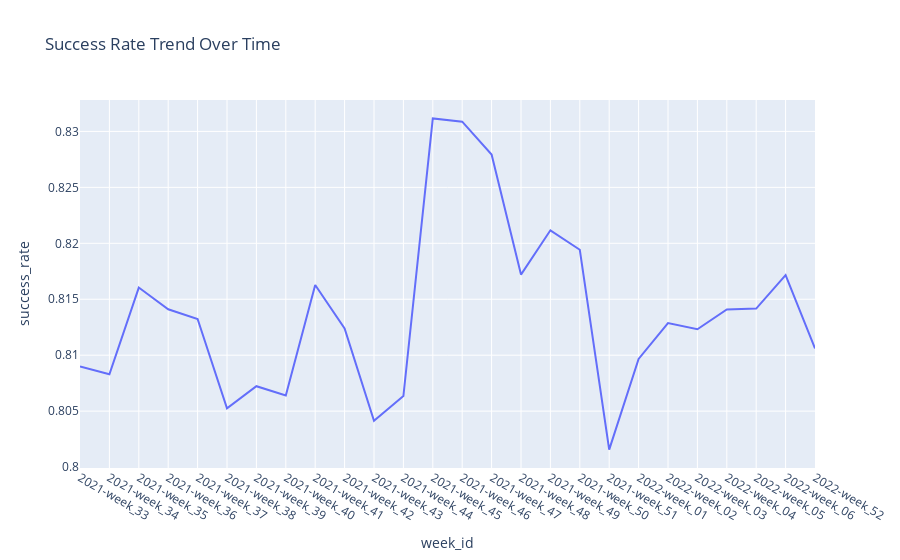

Here is the notebook cell this chart was saved with:
### Code cell
px.line(ad_week_success, x = 'week_id', y ='success_rate', title = 'Success Rate Trend Over Time')

### Figure 1 — Plotly figure (JSON) as saved in the notebook; plotly's stock layout.template omitted (floating-point values rounded to 4 significant figures)
{"data": [{"hovertemplate": "week_id=%{x}<br>success_rate=%{y}<extra></extra>", "legendgroup": "", "line": {"color": "#636efa", "dash": "solid"}, "marker": {"symbol": "circle"}, "mode": "lines", "name": "", "orientation": "v", "showlegend": false, "type": "scatter", "x": ["2021-week_33", "2021-week_34", "2021-week_35", "2021-week_36", "2021-week_37", "2021-week_38", "2021-week_39", "2021-week_40", "2021-week_41", "2021-week_42", "2021-week_43", "2021-week_44", "2021-week_45", "2021-week_46", "2021-week_47", "2021-week_48", "2021-week_49", "2021-week_50", "2021-week_51", "2022-week_01", "2022-week_02", "2022-week_03", "2022-week_04", "2022-week_05", "2022-week_06", "2022-week_52"], "xaxis": "x", "y": [0.809, 0.8083, 0.816, 0.8141, 0.8132, 0.8053, 0.8072, 0.8064, 0.8163, 0.8124, 0.8041, 0.8064, 0.8312, 0.8309, 0.8279, 0.8172, 0.8212, 0.8194, 0.8016, 0.8097, 0.8129, 0.8123, 0.8141, 0.8142, 0.8172, 0.8106], "yaxis": "y"}], "layout": {"autosize": true, "legend": {"tracegroupgap": 0}, "title": {"text": "Success Rate Trend Over Time"}, "xaxis": {"anchor": "y", "autorange": true, "domain": [0, 1], "range": [0, 25], "title": {"text": "week_id"}, "type": "category"}, "yaxis": {"anchor": "x", "autorange": true, "domain": [0, 1], "range": [0.7999, 0.8328], "title": {"text": "success_rate"}, "type": "linear"}}}
